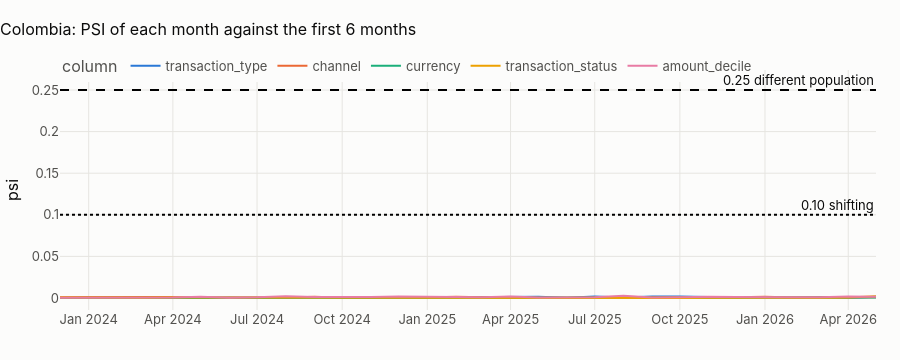

Notebook code for this chart:
### Markdown cell above
## 5 · Did the country's data evolve? Monthly distribution stability
Beyond the breaker's daily checks: the **population stability index** (PSI) of key columns, each month against the
reference window. PSI = Σ (pₘ − p_ref) · ln(pₘ / p_ref) over the categories (or deciles) of a column. The industry
reading: below 0.10 stable, 0.10–0.25 shifting, above 0.25 a different population.

### Code cell
pl.ensure(pl.key("stg_transactions"))
tx = pl.q("""select date_trunc('month', transaction_ts_utc) as month, transaction_type, channel, currency,
                    transaction_status, ln(1 + abs(amount)) as log_amount
             from {stg_transactions} where hash(transaction_id) % 4 = 0""")
ref_end = tx.month.min() + pd.DateOffset(months=6)


def psi(ref: pd.Series, cur: pd.Series) -> float:
    a = ref.value_counts(normalize=True)
    b = cur.value_counts(normalize=True)
    idx = a.index.union(b.index)
    a, b = (
        a.reindex(idx).fillna(1e-4).clip(lower=1e-4),
        b.reindex(idx).fillna(1e-4).clip(lower=1e-4),
    )
    return float(((b - a) * np.log(b / a)).sum())


edges = np.quantile(tx.loc[tx.month < ref_end, "log_amount"], np.linspace(0, 1, 11))
tx["amount_decile"] = np.clip(np.searchsorted(edges[1:-1], tx.log_amount), 0, 9)
rows = []
ref = tx[tx.month < ref_end]
for m, cur in tx[tx.month >= ref_end].groupby("month"):
    for col in ["transaction_type", "channel", "currency", "transaction_status", "amount_decile"]:
        rows.append({"month": m, "column": col, "psi": psi(ref[col], cur[col])})
ps = pd.DataFrame(rows)
fig = px.line(
    ps,
    x="month",
    y="psi",
    color="column",
    title=f"{CTRY.title}: PSI of each month against the first 6 months",
)
fig.add_hline(y=0.10, line_dash="dot", annotation_text="0.10 shifting")
fig.add_hline(y=0.25, line_dash="dash", annotation_text="0.25 different population")
fig.update_layout(height=360, xaxis_title=None)
fig.show()
mx = ps.groupby("column").psi.max().sort_values(ascending=False)
pd.DataFrame(
    [
        {
            "country": COUNTRY,
            "dataset": DATASET,
            "partitions_held_global_contract": len(n_held),
            "partitions_held_country_contract": int(held.held.sum()) if len(held) else 0,
            "b_reports_country_contract": int(drift.partitions.sum()) if len(drift) else 0,
            "amount_scale_country_over_global": float(
                cmp.loc[
                    (cmp.table_name == "transactions") & (cmp.column_name == "amount"),
                    "country_over_global",
                ].iloc[0]
            ),
            "max_monthly_psi": float(mx.iloc[0]),
            "max_psi_column": mx.index[0],
        }
    ]
).to_csv(OUT / f"{PREFIX}_{COUNTRY.lower()}_contract.csv", index=False)
show(mx.round(4).rename("max monthly PSI").to_frame(), paging=False)
display(
    Markdown(
        f"**Largest monthly PSI in {CTRY.name}: {mx.iloc[0]:.3f} ({mx.index[0]}).** "
        + (
            f"All columns stay far below 0.10: the population of transactions is stationary over "
            f"{tx.month.nunique()} months. "
            "Stationarity is itself a generator fingerprint: a real bank's channel mix drifts towards digital and its "
            "amounts with inflation."
            if mx.iloc[0] < 0.10
            else "At least one column shifts: inspect the month and column above before training anything on the full window."
        )
    )
)

### Figure 1 — Plotly figure (JSON) as saved in the notebook; plotly's stock layout.template omitted (floating-point values rounded to 4 significant figures)
{"data": [{"hovertemplate": "column=transaction_type<br>month=%{x}<br>psi=%{y}<extra></extra>", "legendgroup": "transaction_type", "line": {"color": "#2a78d6", "dash": "solid"}, "marker": {"symbol": "circle"}, "mode": "lines", "name": "transaction_type", "orientation": "v", "showlegend": true, "type": "scatter", "x": ["2023-12-01T00:00:00.000000", "2024-01-01T00:00:00.000000", "2024-02-01T00:00:00.000000", "2024-03-01T00:00:00.000000", "2024-04-01T00:00:00.000000", "2024-05-01T00:00:00.000000", "2024-06-01T00:00:00.000000", "2024-07-01T00:00:00.000000", "2024-08-01T00:00:00.000000", "2024-09-01T00:00:00.000000", "2024-10-01T00:00:00.000000", "2024-11-01T00:00:00.000000", "2024-12-01T00:00:00.000000", "2025-01-01T00:00:00.000000", "2025-02-01T00:00:00.000000", "2025-03-01T00:00:00.000000", "2025-04-01T00:00:00.000000", "2025-05-01T00:00:00.000000", "2025-06-01T00:00:00.000000", "2025-07-01T00:00:00.000000", "2025-08-01T00:00:00.000000", "2025-09-01T00:00:00.000000", "2025-10-01T00:00:00.000000", "2025-11-01T00:00:00.000000", "2025-12-01T00:00:00.000000", "2026-01-01T00:00:00.000000", "2026-02-01T00:00:00.000000", "2026-03-01T00:00:00.000000", "2026-04-01T00:00:00.000000", "2026-05-01T00:00:00.000000"], "xaxis": "x", "y": [0.0004506, 0.0009644, 0.0004621, 0.0008292, 0.0002565, 0.000721, 0.0007223, 0.0003806, 0.0007066, 0.0003756, 0.001105, 0.0001735, 0.001118, 0.000629, 0.0007189, 0.0005905, 0.0009454, 0.001373, 0.0001536, 0.001786, 0.0005907, 0.001889, 0.0018, 0.001202, 0.0006419, 0.001035, 0.0005176, 0.001167, 0.0003944, 0.001463], "yaxis": "y"}, {"hovertemplate": "column=channel<br>month=%{x}<br>psi=%{y}<extra></extra>", "legendgroup": "channel", "line": {"color": "#eb6834", "dash": "solid"}, "marker": {"symbol": "circle"}, "mode": "lines", "name": "channel", "orientation": "v", "showlegend": true, "type": "scatter", "x": ["2023-12-01T00:00:00.000000", "2024-01-01T00:00:00.000000", "2024-02-01T00:00:00.000000", "2024-03-01T00:00:00.000000", "2024-04-01T00:00:00.000000", "2024-05-01T00:00:00.000000", "2024-06-01T00:00:00.000000", "2024-07-01T00:00:00.000000", "2024-08-01T00:00:00.000000", "2024-09-01T00:00:00.000000", "2024-10-01T00:00:00.000000", "2024-11-01T00:00:00.000000", "2024-12-01T00:00:00.000000", "2025-01-01T00:00:00.000000", "2025-02-01T00:00:00.000000", "2025-03-01T00:00:00.000000", "2025-04-01T00:00:00.000000", "2025-05-01T00:00:00.000000", "2025-06-01T00:00:00.000000", "2025-07-01T00:00:00.000000", "2025-08-01T00:00:00.000000", "2025-09-01T00:00:00.000000", "2025-10-01T00:00:00.000000", "2025-11-01T00:00:00.000000", "2025-12-01T00:00:00.000000", "2026-01-01T00:00:00.000000", "2026-02-01T00:00:00.000000", "2026-03-01T00:00:00.000000", "2026-04-01T00:00:00.000000", "2026-05-01T00:00:00.000000"], "xaxis": "x", "y": [0.0007859, 0.0008801, 0.0001556, 0.0003345, 0.001089, 0.0002301, 0.0006947, 0.0004622, 0.0002489, 0.001467, 0.0003895, 0.0002958, 0.0008434, 0.0005756, 0.001507, 0.000578, 0.0003758, 0.0002281, 0.0003558, 0.000459, 0.0003909, 0.001005, 0.001165, 0.0003435, 0.0008642, 0.001435, 0.000494, 0.0001877, 0.0006245, 0.0009942], "yaxis": "y"}, {"hovertemplate": "column=currency<br>month=%{x}<br>psi=%{y}<extra></extra>", "legendgroup": "currency", "line": {"color": "#1baf7a", "dash": "solid"}, "marker": {"symbol": "circle"}, "mode": "lines", "name": "currency", "orientation": "v", "showlegend": true, "type": "scatter", "x": ["2023-12-01T00:00:00.000000", "2024-01-01T00:00:00.000000", "2024-02-01T00:00:00.000000", "2024-03-01T00:00:00.000000", "2024-04-01T00:00:00.000000", "2024-05-01T00:00:00.000000", "2024-06-01T00:00:00.000000", "2024-07-01T00:00:00.000000", "2024-08-01T00:00:00.000000", "2024-09-01T00:00:00.000000", "2024-10-01T00:00:00.000000", "2024-11-01T00:00:00.000000", "2024-12-01T00:00:00.000000", "2025-01-01T00:00:00.000000", "2025-02-01T00:00:00.000000", "2025-03-01T00:00:00.000000", "2025-04-01T00:00:00.000000", "2025-05-01T00:00:00.000000", "2025-06-01T00:00:00.000000", "2025-07-01T00:00:00.000000", "2025-08-01T00:00:00.000000", "2025-09-01T00:00:00.000000", "2025-10-01T00:00:00.000000", "2025-11-01T00:00:00.000000", "2025-12-01T00:00:00.000000", "2026-01-01T00:00:00.000000", "2026-02-01T00:00:00.000000", "2026-03-01T00:00:00.000000", "2026-04-01T00:00:00.000000", "2026-05-01T00:00:00.000000"], "xaxis": "x", "y": [1.751e-05, 2.814e-05, 5.976e-05, 1.119e-06, 0.0001989, 0.0004422, 4.611e-05, 1.762e-05, 2.746e-05, 0.0002782, 7.006e-05, 4.765e-08, 1.142e-06, 0.0001683, 9.285e-08, 1.28e-05, 8.074e-07, 0.0001774, 1.963e-06, 0.0002156, 0.0007657, 4.565e-05, 1.761e-05, 2.887e-05, 5.344e-07, 3.577e-05, 0.0001281, 0.0003287, 0.000754, 0.0005776], "yaxis": "y"}, {"hovertemplate": "column=transaction_status<br>month=%{x}<br>psi=%{y}<extra></extra>", "legendgroup": "transaction_status", "line": {"color": "#eda100", "dash": "solid"}, "marker": {"symbol": "circle"}, "mode": "lines", "name": "transaction_status", "orientation": "v", "showlegend": true, "type": "scatter", "x": ["2023-12-01T00:00:00.000000", "2024-01-01T00:00:00.000000", "2024-02-01T00:00:00.000000", "2024-03-01T00:00:00.000000", "2024-04-01T00:00:00.000000", "2024-05-01T00:00:00.000000", "2024-06-01T00:00:00.000000", "2024-07-01T00:00:00.000000", "2024-08-01T00:00:00.000000", "2024-09-01T00:00:00.000000", "2024-10-01T00:00:00.000000", "2024-11-01T00:00:00.000000", "2024-12-01T00:00:00.000000", "2025-01-01T00:00:00.000000", "2025-02-01T00:00:00.000000", "2025-03-01T00:00:00.000000", "2025-04-01T00:00:00.000000", "2025-05-01T00:00:00.000000", "2025-06-01T00:00:00.000000", "2025-07-01T00:00:00.000000", "2025-08-01T00:00:00.000000", "2025-09-01T00:00:00.000000", "2025-10-01T00:00:00.000000", "2025-11-01T00:00:00.000000", "2025-12-01T00:00:00.000000", "2026-01-01T00:00:00.000000", "2026-02-01T00:00:00.000000", "2026-03-01T00:00:00.000000", "2026-04-01T00:00:00.000000", "2026-05-01T00:00:00.000000"], "xaxis": "x", "y": [0.000472, 9.48e-05, 0.0006278, 0.0002565, 0.000625, 0.0005563, 0.0006757, 0.0007795, 0.0005013, 0.0007173, 0.0006886, 0.0002592, 0.0001596, 0.0007569, 0.0004282, 0.000189, 0.0001336, 0.000363, 0.0004178, 0.0002515, 0.0002747, 0.0001776, 5.62e-05, 0.0003557, 9.514e-05, 0.0004636, 0.0002185, 0.0001685, 0.0005482, 0.002148], "yaxis": "y"}, {"hovertemplate": "column=amount_decile<br>month=%{x}<br>psi=%{y}<extra></extra>", "legendgroup": "amount_decile", "line": {"color": "#e87ba4", "dash": "solid"}, "marker": {"symbol": "circle"}, "mode": "lines", "name": "amount_decile", "orientation": "v", "showlegend": true, "type": "scatter", "x": ["2023-12-01T00:00:00.000000", "2024-01-01T00:00:00.000000", "2024-02-01T00:00:00.000000", "2024-03-01T00:00:00.000000", "2024-04-01T00:00:00.000000", "2024-05-01T00:00:00.000000", "2024-06-01T00:00:00.000000", "2024-07-01T00:00:00.000000", "2024-08-01T00:00:00.000000", "2024-09-01T00:00:00.000000", "2024-10-01T00:00:00.000000", "2024-11-01T00:00:00.000000", "2024-12-01T00:00:00.000000", "2025-01-01T00:00:00.000000", "2025-02-01T00:00:00.000000", "2025-03-01T00:00:00.000000", "2025-04-01T00:00:00.000000", "2025-05-01T00:00:00.000000", "2025-06-01T00:00:00.000000", "2025-07-01T00:00:00.000000", "2025-08-01T00:00:00.000000", "2025-09-01T00:00:00.000000", "2025-10-01T00:00:00.000000", "2025-11-01T00:00:00.000000", "2025-12-01T00:00:00.000000", "2026-01-01T00:00:00.000000", "2026-02-01T00:00:00.000000", "2026-03-01T00:00:00.000000", "2026-04-01T00:00:00.000000", "2026-05-01T00:00:00.000000"], "xaxis": "x", "y": [0.0003402, 0.0003099, 0.0008814, 0.001144, 0.0006553, 0.001528, 0.0003542, 0.0007616, 0.002002, 0.001279, 0.000885, 0.001055, 0.001786, 0.001077, 0.001257, 0.001036, 0.001703, 0.0005118, 0.0007003, 0.0009935, 0.002586, 0.0005752, 0.000903, 0.001651, 0.001285, 0.0006027, 0.0007893, 0.0009283, 0.001938, 0.001568], "yaxis": "y"}], "layout": {"annotations": [{"showarrow": false, "text": "0.10 shifting", "x": 1, "xanchor": "right", "xref": "x domain", "y": 0.1, "yanchor": "bottom", "yref": "y"}, {"showarrow": false, "text": "0.25 different population", "x": 1, "xanchor": "right", "xref": "x domain", "y": 0.25, "yanchor": "bottom", "yref": "y"}], "height": 360, "legend": {"title": {"text": "column"}, "tracegroupgap": 0}, "shapes": [{"line": {"dash": "dot"}, "type": "line", "x0": 0, "x1": 1, "xref": "x domain", "y0": 0.1, "y1": 0.1, "yref": "y"}, {"line": {"dash": "dash"}, "type": "line", "x0": 0, "x1": 1, "xref": "x domain", "y0": 0.25, "y1": 0.25, "yref": "y"}], "title": {"text": "Colombia: PSI of each month against the first 6 months"}, "xaxis": {"anchor": "y", "domain": [0.0, 1.0], "title": {}}, "yaxis": {"anchor": "x", "domain": [0.0, 1.0], "title": {"text": "psi"}}}}
